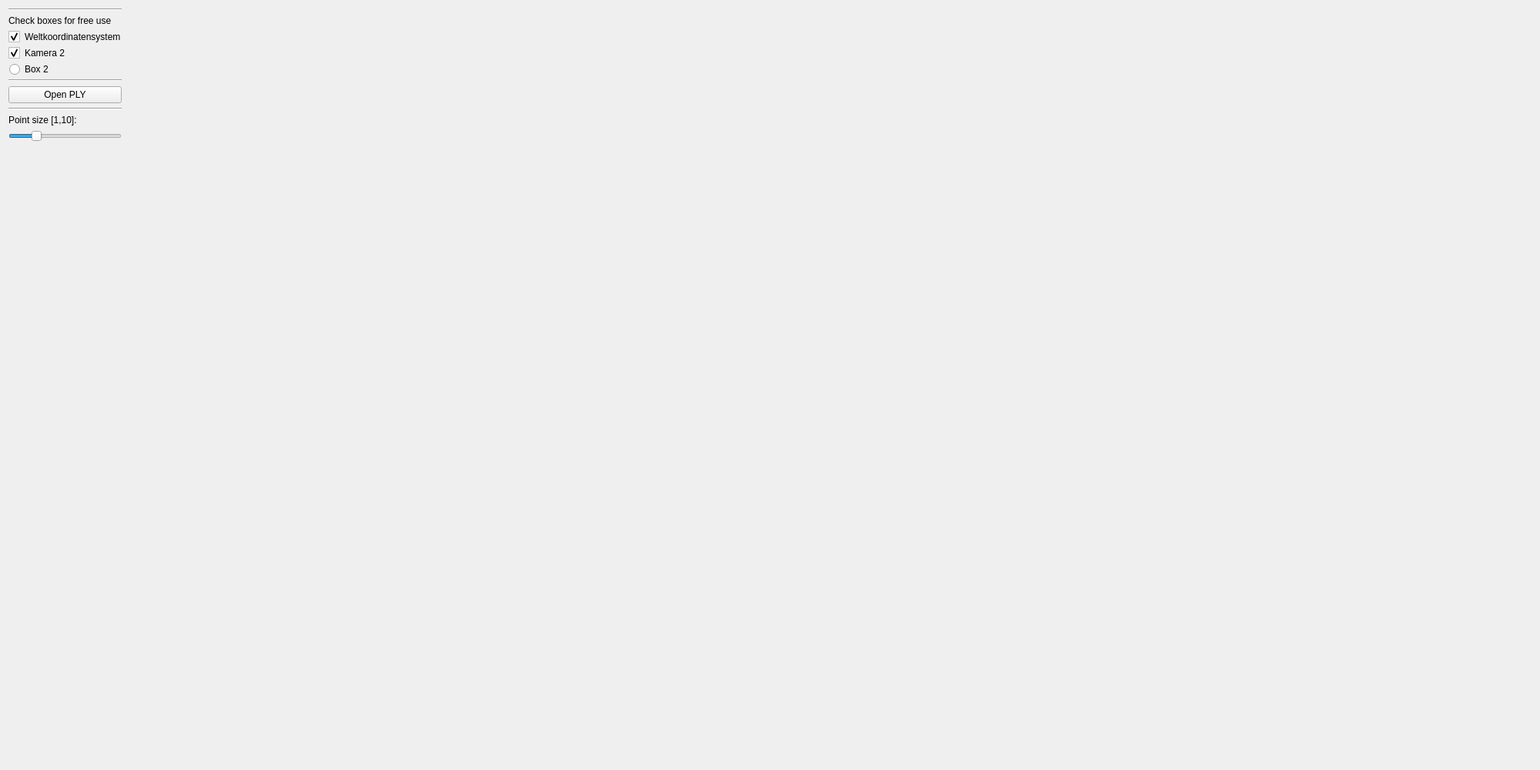
<?xml version="1.0" encoding="UTF-8"?>
<ui version="4.0">
 <class>MainWindowClass</class>
 <widget class="QMainWindow" name="MainWindowClass">
  <property name="geometry">
   <rect>
    <x>0</x>
    <y>0</y>
    <width>2000</width>
    <height>1000</height>
   </rect>
  </property>
  <property name="windowTitle">
   <string>3d computer vision framework</string>
  </property>
  <property name="locale">
   <locale language="German" country="Germany"/>
  </property>
  <widget class="QWidget" name="centralWidget">
   <property name="styleSheet">
    <string notr="true">QCheckBox::indicator {
     width: 15px;
     height: 15px;
}
QRadioButton::indicator {
     width: 15px;
     height: 15px;
}</string>
   </property>
   <layout class="QHBoxLayout" name="horizontalLayout_2">
    <item>
     <layout class="QVBoxLayout" name="verticalLayout">
      <item>
       <widget class="Line" name="line_2">
        <property name="lineWidth">
         <number>1</number>
        </property>
        <property name="orientation">
         <enum>Qt::Orientation::Horizontal</enum>
        </property>
       </widget>
      </item>
      <item>
       <widget class="QLabel" name="label">
        <property name="text">
         <string>Check boxes for free use</string>
        </property>
       </widget>
      </item>
      <item>
       <widget class="QCheckBox" name="checkBox_showAxes">
        <property name="text">
         <string>Weltkoordinatensystem</string>
        </property>
        <property name="checked">
         <bool>true</bool>
        </property>
       </widget>
      </item>
      <item>
       <widget class="QCheckBox" name="checkBox_showCam2">
        <property name="text">
         <string>Kamera 2</string>
        </property>
        <property name="checked">
         <bool>true</bool>
        </property>
       </widget>
      </item>
      <item>
       <widget class="QRadioButton" name="radioButton_2">
        <property name="toolTip">
         <string>&lt;html&gt;&lt;head/&gt;&lt;body&gt;&lt;p&gt;&lt;br/&gt;&lt;/p&gt;&lt;/body&gt;&lt;/html&gt;</string>
        </property>
        <property name="text">
         <string>Box 2</string>
        </property>
       </widget>
      </item>
      <item>
       <widget class="Line" name="line_3">
        <property name="lineWidth">
         <number>1</number>
        </property>
        <property name="orientation">
         <enum>Qt::Orientation::Horizontal</enum>
        </property>
       </widget>
      </item>
      <item>
       <widget class="QPushButton" name="pushButton">
        <property name="text">
         <string>Open PLY</string>
        </property>
       </widget>
      </item>
      <item>
       <widget class="Line" name="line">
        <property name="orientation">
         <enum>Qt::Orientation::Horizontal</enum>
        </property>
       </widget>
      </item>
      <item>
       <widget class="QLabel" name="label_2">
        <property name="text">
         <string>Point size [1,10]:</string>
        </property>
       </widget>
      </item>
      <item>
       <widget class="QSlider" name="horizontalSlider">
        <property name="sizePolicy">
         <sizepolicy hsizetype="Preferred" vsizetype="Preferred">
          <horstretch>0</horstretch>
          <verstretch>0</verstretch>
         </sizepolicy>
        </property>
        <property name="autoFillBackground">
         <bool>false</bool>
        </property>
        <property name="minimum">
         <number>1</number>
        </property>
        <property name="maximum">
         <number>10</number>
        </property>
        <property name="value">
         <number>3</number>
        </property>
        <property name="sliderPosition">
         <number>3</number>
        </property>
        <property name="orientation">
         <enum>Qt::Orientation::Horizontal</enum>
        </property>
       </widget>
      </item>
      <item>
       <spacer name="verticalSpacer">
        <property name="orientation">
         <enum>Qt::Orientation::Vertical</enum>
        </property>
        <property name="sizeHint" stdset="0">
         <size>
          <width>20</width>
          <height>40</height>
         </size>
        </property>
       </spacer>
      </item>
     </layout>
    </item>
    <item>
     <widget class="GLWidget" name="glwidget" native="true">
      <property name="sizePolicy">
       <sizepolicy hsizetype="Expanding" vsizetype="Preferred">
        <horstretch>0</horstretch>
        <verstretch>0</verstretch>
       </sizepolicy>
      </property>
      <property name="toolTip">
       <string>&lt;html&gt;&lt;head/&gt;&lt;body&gt;&lt;table border=&quot;0&quot; style=&quot; margin-top:0px; margin-bottom:0px; margin-left:0px; margin-right:0px;&quot; cellspacing=&quot;2&quot; cellpadding=&quot;0&quot;&gt;&lt;tr&gt;&lt;td colspan=&quot;3&quot;&gt;&lt;p&gt;&lt;span style=&quot; font-weight:600;&quot;&gt;Navigation&lt;/span&gt;&lt;/p&gt;&lt;/td&gt;&lt;/tr&gt;&lt;tr&gt;&lt;td&gt;&lt;p&gt;&lt;span style=&quot; font-style:italic;&quot;&gt;Left-mouse&lt;/span&gt;&lt;/p&gt;&lt;/td&gt;&lt;td/&gt;&lt;td&gt;&lt;p&gt;rotate around world origin&lt;/p&gt;&lt;/td&gt;&lt;/tr&gt;&lt;tr&gt;&lt;td&gt;&lt;p&gt;&lt;span style=&quot; font-style:italic;&quot;&gt;Right-mouse&lt;/span&gt;&lt;/p&gt;&lt;/td&gt;&lt;td/&gt;&lt;td&gt;&lt;p&gt;translate&lt;/p&gt;&lt;/td&gt;&lt;/tr&gt;&lt;tr&gt;&lt;td&gt;&lt;p&gt;&lt;span style=&quot; font-style:italic;&quot;&gt;Wheel&lt;/span&gt;&lt;/p&gt;&lt;/td&gt;&lt;td/&gt;&lt;td&gt;&lt;p&gt;zoom in/out&lt;/p&gt;&lt;/td&gt;&lt;/tr&gt;&lt;tr&gt;&lt;td/&gt;&lt;td/&gt;&lt;td/&gt;&lt;/tr&gt;&lt;/table&gt;&lt;/body&gt;&lt;/html&gt;</string>
      </property>
      <layout class="QHBoxLayout" name="horizontalLayout"/>
     </widget>
    </item>
   </layout>
  </widget>
 </widget>
 <layoutdefault spacing="6" margin="11"/>
 <customwidgets>
  <customwidget>
   <class>GLWidget</class>
   <extends>QWidget</extends>
   <header>glwidget.h</header>
   <container>1</container>
  </customwidget>
 </customwidgets>
 <resources/>
 <connections/>
</ui>
